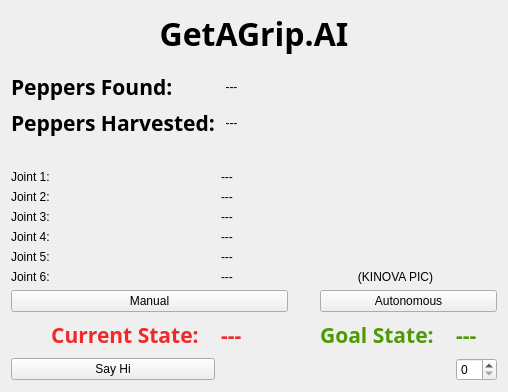
<?xml version="1.0" encoding="UTF-8"?>
<ui version="4.0">
 <class>System</class>
 <widget class="QWidget" name="System">
  <property name="geometry">
   <rect>
    <x>0</x>
    <y>0</y>
    <width>471</width>
    <height>351</height>
   </rect>
  </property>
  <property name="windowTitle">
   <string>Form</string>
  </property>
  <layout class="QGridLayout" name="gridLayout">
   <item row="0" column="0" colspan="7">
    <widget class="QLabel" name="Header">
     <property name="sizePolicy">
      <sizepolicy hsizetype="Preferred" vsizetype="Fixed">
       <horstretch>0</horstretch>
       <verstretch>0</verstretch>
      </sizepolicy>
     </property>
     <property name="font">
      <font>
       <family>Lohit Gurmukhi</family>
       <pointsize>24</pointsize>
       <weight>75</weight>
       <bold>true</bold>
      </font>
     </property>
     <property name="text">
      <string>GetAGrip.AI</string>
     </property>
     <property name="textFormat">
      <enum>Qt::AutoText</enum>
     </property>
     <property name="alignment">
      <set>Qt::AlignCenter</set>
     </property>
    </widget>
   </item>
   <item row="1" column="1">
    <spacer name="verticalSpacer">
     <property name="orientation">
      <enum>Qt::Vertical</enum>
     </property>
     <property name="sizeType">
      <enum>QSizePolicy::Fixed</enum>
     </property>
     <property name="sizeHint" stdset="0">
      <size>
       <width>20</width>
       <height>10</height>
      </size>
     </property>
    </spacer>
   </item>
   <item row="2" column="0" colspan="2">
    <widget class="QLabel" name="peppers_found_lbl">
     <property name="font">
      <font>
       <family>Ubuntu Condensed</family>
       <pointsize>16</pointsize>
       <weight>75</weight>
       <italic>false</italic>
       <bold>true</bold>
      </font>
     </property>
     <property name="text">
      <string>Peppers Found:</string>
     </property>
    </widget>
   </item>
   <item row="2" column="2">
    <widget class="QLabel" name="peppers_found">
     <property name="text">
      <string>---</string>
     </property>
     <property name="alignment">
      <set>Qt::AlignCenter</set>
     </property>
    </widget>
   </item>
   <item row="2" column="3">
    <spacer name="horizontalSpacer">
     <property name="orientation">
      <enum>Qt::Horizontal</enum>
     </property>
     <property name="sizeType">
      <enum>QSizePolicy::Fixed</enum>
     </property>
     <property name="sizeHint" stdset="0">
      <size>
       <width>40</width>
       <height>10</height>
      </size>
     </property>
    </spacer>
   </item>
   <item row="2" column="4" rowspan="9" colspan="3">
    <widget class="QLabel" name="Kinova_pic">
     <property name="sizePolicy">
      <sizepolicy hsizetype="Preferred" vsizetype="Preferred">
       <horstretch>0</horstretch>
       <verstretch>0</verstretch>
      </sizepolicy>
     </property>
     <property name="text">
      <string>(KINOVA PIC)</string>
     </property>
     <property name="alignment">
      <set>Qt::AlignBottom|Qt::AlignHCenter</set>
     </property>
    </widget>
   </item>
   <item row="3" column="0" colspan="2">
    <widget class="QLabel" name="peppers_harvested_lbl">
     <property name="font">
      <font>
       <family>Ubuntu Condensed</family>
       <pointsize>16</pointsize>
       <weight>75</weight>
       <bold>true</bold>
      </font>
     </property>
     <property name="text">
      <string>Peppers Harvested:</string>
     </property>
    </widget>
   </item>
   <item row="3" column="2">
    <widget class="QLabel" name="peppers_harvested">
     <property name="text">
      <string>---</string>
     </property>
     <property name="alignment">
      <set>Qt::AlignCenter</set>
     </property>
    </widget>
   </item>
   <item row="4" column="2">
    <spacer name="verticalSpacer_2">
     <property name="orientation">
      <enum>Qt::Vertical</enum>
     </property>
     <property name="sizeType">
      <enum>QSizePolicy::Fixed</enum>
     </property>
     <property name="sizeHint" stdset="0">
      <size>
       <width>20</width>
       <height>20</height>
      </size>
     </property>
    </spacer>
   </item>
   <item row="5" column="0">
    <widget class="QLabel" name="joint_1_lbl">
     <property name="sizePolicy">
      <sizepolicy hsizetype="Fixed" vsizetype="Fixed">
       <horstretch>0</horstretch>
       <verstretch>0</verstretch>
      </sizepolicy>
     </property>
     <property name="text">
      <string>Joint 1:</string>
     </property>
    </widget>
   </item>
   <item row="5" column="2">
    <widget class="QLabel" name="chatter">
     <property name="text">
      <string>---</string>
     </property>
    </widget>
   </item>
   <item row="6" column="0">
    <widget class="QLabel" name="joint_2_lbl">
     <property name="sizePolicy">
      <sizepolicy hsizetype="Fixed" vsizetype="Fixed">
       <horstretch>0</horstretch>
       <verstretch>0</verstretch>
      </sizepolicy>
     </property>
     <property name="text">
      <string>Joint 2: </string>
     </property>
    </widget>
   </item>
   <item row="6" column="2">
    <widget class="QLabel" name="joint_2">
     <property name="text">
      <string>---</string>
     </property>
    </widget>
   </item>
   <item row="7" column="0">
    <widget class="QLabel" name="joint_3_lbl">
     <property name="sizePolicy">
      <sizepolicy hsizetype="Fixed" vsizetype="Fixed">
       <horstretch>0</horstretch>
       <verstretch>0</verstretch>
      </sizepolicy>
     </property>
     <property name="text">
      <string>Joint 3:</string>
     </property>
    </widget>
   </item>
   <item row="7" column="2">
    <widget class="QLabel" name="joint_3">
     <property name="text">
      <string>---</string>
     </property>
    </widget>
   </item>
   <item row="8" column="0">
    <widget class="QLabel" name="joint_4_lbl">
     <property name="sizePolicy">
      <sizepolicy hsizetype="Fixed" vsizetype="Fixed">
       <horstretch>0</horstretch>
       <verstretch>0</verstretch>
      </sizepolicy>
     </property>
     <property name="text">
      <string>Joint 4:</string>
     </property>
    </widget>
   </item>
   <item row="8" column="2">
    <widget class="QLabel" name="joint_4">
     <property name="text">
      <string>---</string>
     </property>
    </widget>
   </item>
   <item row="9" column="0">
    <widget class="QLabel" name="joint_5_lbl">
     <property name="sizePolicy">
      <sizepolicy hsizetype="Fixed" vsizetype="Fixed">
       <horstretch>0</horstretch>
       <verstretch>0</verstretch>
      </sizepolicy>
     </property>
     <property name="text">
      <string>Joint 5:</string>
     </property>
    </widget>
   </item>
   <item row="9" column="2">
    <widget class="QLabel" name="joint_5">
     <property name="text">
      <string>---</string>
     </property>
    </widget>
   </item>
   <item row="10" column="0">
    <widget class="QLabel" name="joint_6_lbl">
     <property name="sizePolicy">
      <sizepolicy hsizetype="Fixed" vsizetype="Fixed">
       <horstretch>0</horstretch>
       <verstretch>0</verstretch>
      </sizepolicy>
     </property>
     <property name="text">
      <string>Joint 6:</string>
     </property>
    </widget>
   </item>
   <item row="10" column="2">
    <widget class="QLabel" name="joint_6">
     <property name="text">
      <string>---</string>
     </property>
    </widget>
   </item>
   <item row="11" column="0" colspan="4">
    <widget class="QPushButton" name="manual_butt">
     <property name="sizePolicy">
      <sizepolicy hsizetype="Minimum" vsizetype="Minimum">
       <horstretch>0</horstretch>
       <verstretch>0</verstretch>
      </sizepolicy>
     </property>
     <property name="minimumSize">
      <size>
       <width>0</width>
       <height>0</height>
      </size>
     </property>
     <property name="text">
      <string>Manual</string>
     </property>
    </widget>
   </item>
   <item row="11" column="5" colspan="2">
    <widget class="QPushButton" name="automatic_butt">
     <property name="text">
      <string>Autonomous</string>
     </property>
    </widget>
   </item>
   <item row="12" column="0" colspan="2">
    <widget class="QLabel" name="current_state_lbl">
     <property name="palette">
      <palette>
       <active>
        <colorrole role="WindowText">
         <brush brushstyle="SolidPattern">
          <color alpha="255">
           <red>239</red>
           <green>41</green>
           <blue>41</blue>
          </color>
         </brush>
        </colorrole>
       </active>
       <inactive>
        <colorrole role="WindowText">
         <brush brushstyle="SolidPattern">
          <color alpha="255">
           <red>239</red>
           <green>41</green>
           <blue>41</blue>
          </color>
         </brush>
        </colorrole>
       </inactive>
       <disabled>
        <colorrole role="WindowText">
         <brush brushstyle="SolidPattern">
          <color alpha="255">
           <red>190</red>
           <green>190</green>
           <blue>190</blue>
          </color>
         </brush>
        </colorrole>
       </disabled>
      </palette>
     </property>
     <property name="font">
      <font>
       <family>Ubuntu Condensed</family>
       <pointsize>16</pointsize>
       <weight>75</weight>
       <bold>true</bold>
      </font>
     </property>
     <property name="text">
      <string>Current State:   </string>
     </property>
     <property name="alignment">
      <set>Qt::AlignRight|Qt::AlignTrailing|Qt::AlignVCenter</set>
     </property>
    </widget>
   </item>
   <item row="12" column="2">
    <widget class="QLabel" name="current_state">
     <property name="palette">
      <palette>
       <active>
        <colorrole role="WindowText">
         <brush brushstyle="SolidPattern">
          <color alpha="255">
           <red>239</red>
           <green>41</green>
           <blue>41</blue>
          </color>
         </brush>
        </colorrole>
       </active>
       <inactive>
        <colorrole role="WindowText">
         <brush brushstyle="SolidPattern">
          <color alpha="255">
           <red>239</red>
           <green>41</green>
           <blue>41</blue>
          </color>
         </brush>
        </colorrole>
       </inactive>
       <disabled>
        <colorrole role="WindowText">
         <brush brushstyle="SolidPattern">
          <color alpha="255">
           <red>190</red>
           <green>190</green>
           <blue>190</blue>
          </color>
         </brush>
        </colorrole>
       </disabled>
      </palette>
     </property>
     <property name="font">
      <font>
       <family>Ubuntu Condensed</family>
       <pointsize>16</pointsize>
       <weight>75</weight>
       <bold>true</bold>
      </font>
     </property>
     <property name="text">
      <string>---</string>
     </property>
    </widget>
   </item>
   <item row="12" column="4">
    <spacer name="verticalSpacer_3">
     <property name="orientation">
      <enum>Qt::Vertical</enum>
     </property>
     <property name="sizeType">
      <enum>QSizePolicy::Fixed</enum>
     </property>
     <property name="sizeHint" stdset="0">
      <size>
       <width>20</width>
       <height>34</height>
      </size>
     </property>
    </spacer>
   </item>
   <item row="12" column="5">
    <widget class="QLabel" name="goal_state_lbl">
     <property name="palette">
      <palette>
       <active>
        <colorrole role="WindowText">
         <brush brushstyle="SolidPattern">
          <color alpha="255">
           <red>78</red>
           <green>154</green>
           <blue>6</blue>
          </color>
         </brush>
        </colorrole>
       </active>
       <inactive>
        <colorrole role="WindowText">
         <brush brushstyle="SolidPattern">
          <color alpha="255">
           <red>78</red>
           <green>154</green>
           <blue>6</blue>
          </color>
         </brush>
        </colorrole>
       </inactive>
       <disabled>
        <colorrole role="WindowText">
         <brush brushstyle="SolidPattern">
          <color alpha="255">
           <red>190</red>
           <green>190</green>
           <blue>190</blue>
          </color>
         </brush>
        </colorrole>
       </disabled>
      </palette>
     </property>
     <property name="font">
      <font>
       <family>Ubuntu Condensed</family>
       <pointsize>16</pointsize>
       <weight>75</weight>
       <bold>true</bold>
      </font>
     </property>
     <property name="text">
      <string>Goal State:   </string>
     </property>
     <property name="alignment">
      <set>Qt::AlignRight|Qt::AlignTrailing|Qt::AlignVCenter</set>
     </property>
    </widget>
   </item>
   <item row="12" column="6">
    <widget class="QLabel" name="goal_state">
     <property name="palette">
      <palette>
       <active>
        <colorrole role="WindowText">
         <brush brushstyle="SolidPattern">
          <color alpha="255">
           <red>78</red>
           <green>154</green>
           <blue>6</blue>
          </color>
         </brush>
        </colorrole>
       </active>
       <inactive>
        <colorrole role="WindowText">
         <brush brushstyle="SolidPattern">
          <color alpha="255">
           <red>78</red>
           <green>154</green>
           <blue>6</blue>
          </color>
         </brush>
        </colorrole>
       </inactive>
       <disabled>
        <colorrole role="WindowText">
         <brush brushstyle="SolidPattern">
          <color alpha="255">
           <red>190</red>
           <green>190</green>
           <blue>190</blue>
          </color>
         </brush>
        </colorrole>
       </disabled>
      </palette>
     </property>
     <property name="font">
      <font>
       <family>Ubuntu Condensed</family>
       <pointsize>16</pointsize>
       <weight>75</weight>
       <bold>true</bold>
      </font>
     </property>
     <property name="text">
      <string>---</string>
     </property>
    </widget>
   </item>
   <item row="13" column="0" colspan="2">
    <widget class="QPushButton" name="hi_button">
     <property name="text">
      <string>Say Hi</string>
     </property>
    </widget>
   </item>
   <item row="13" column="6">
    <widget class="QSpinBox" name="hi_num"/>
   </item>
  </layout>
 </widget>
 <resources/>
 <connections/>
</ui>
